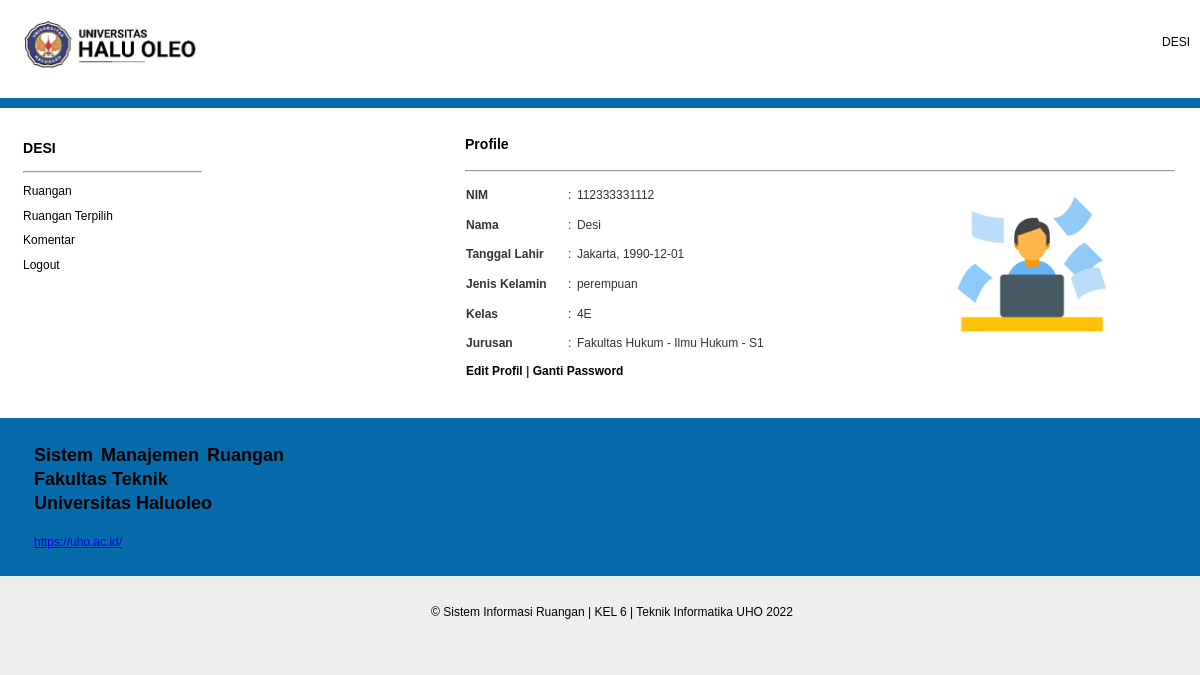
The app's page /koordinator/profile.php (signed in) with its own data.
### tables this page shows
CREATE TABLE `akun` (
  `id_akun` int(11) NOT NULL,
  `email` varchar(50) NOT NULL,
  `password` varchar(50) NOT NULL
);

CREATE TABLE `koordinator` (
  `id_koordinator` int(30) NOT NULL,
  `email` varchar(50) NOT NULL,
  `password` varchar(200) NOT NULL,
  `npm` varchar(30) NOT NULL,
  `nama` varchar(50) NOT NULL,
  `tempat_lahir` varchar(30) NOT NULL,
  `tanggal_lahir` date NOT NULL,
  `jenis_kelamin` varchar(10) NOT NULL,
  `kelas` varchar(3) NOT NULL,
  `id_prodi` varchar(100) NOT NULL,
  `id_fakultas` varchar(100) NOT NULL,
  `foto` varchar(100) NOT NULL,
  `status` varchar(20) NOT NULL
);

CREATE TABLE `fakultas` (
  `id_fakultas` int(30) NOT NULL,
  `fakultas` varchar(100) NOT NULL
);

CREATE TABLE `prodi` (
  `id_prodi` int(5) NOT NULL,
  `prodi` varchar(100) NOT NULL,
  `id_fakultas` varchar(2) NOT NULL
);

### koordinator/profile.php (the view, shortened to what this page needs)
<?php
include('../include/koneksi.php');
?>
<!DOCTYPE html>
<html>
<head>
	<link rel="stylesheet" type="text/css" href="../css/style.css">
</head>
<body>
	<?php
	$email = $_SESSION['email'];
	$cek = $koneksi->query("select*from akun natural join koordinator where email='$email'");
	if ($cek->num_rows == 0) {
		header("Location:../index.php");
	} else {
		$row = $cek->fetch_assoc();
	}
	?>
	<div class="halaman">
		<header class="header">
			<div class="isi-header">
				<div class="logo">
					<img src="foto/logo2.png" alt="Logo" style="height:50px;">
				</div>
				<div class="menu-atas">
					<ul>
						<li><a href="#"><?php echo (strtoupper($row['nama'])); ?></a></li>
					</ul>
				</div>
			</div>
		</header>
		<div class="judul">
			<div class="isi-judul"></div>
		</div>
		<div class="halaman1">
			<div class="isi-halaman">
				<div class="isi">
					<div class="artikel">
						<td class="td2" align="left">
							<h3>Profile</h3>
						</td>
						<hr>
						<form method="post" action="">
							<table class="tabel">
								<?php
								$cek = $koneksi->query("select * from koordinator natural join fakultas natural join prodi where email='$email'");
								if ($cek->num_rows == 0) {
									echo '<tr class="tr1">
            								<td class="td1" colspan="8"><center>Tidak ada data saat ini...</center></td>
	           							  </tr>';
								} else {
									while ($erow = $cek->fetch_assoc()) {
										extract($erow)
								?>
								<?php
										echo '<tr class="tr1">
												<td colspan="3"></td>
												<td rowspan="8" align="center">
												 <a href="foto edit.php?id_koordinator=' . $erow['id_koordinator'] . '" class="a">
												  <img src="foto/' . $erow['foto'] . '" width="170px" height="170px">
												 </a>
												</td>
											  <tr>
											  <tr class="tr1">
												<td width="100px"><b>NIM</b></td>
												<td>:</td>
												<td>' . $erow['npm'] . '</td>
											  </tr>
											  <tr class="tr1">
												<td><b>Nama</b></td>
												<td>:</td>
												<td>' . $erow['nama'] . '</td>
											  </tr>
											  <tr class="tr1">
												<td><b>Tanggal Lahir</b></td>
												<td>:</td>
												<td>' . $erow['tempat_lahir'] . ', ' . $erow['tanggal_lahir'] . '</td>
											  </tr>
											  <tr class="tr1">
												<td><b>Jenis Kelamin</b></td>
												<td>:</td>
												<td>' . $erow['jenis_kelamin'] . '</td>
											  </tr>
											  <tr class="tr1">
												<td><b>Kelas</b></td>
												<td>:</td>
												<td>' . $erow['kelas'] . '</td>
											  </tr>
											  <tr class="tr1">
												<td><b>Jurusan</b></td>
												<td>:</td>
												<td>' . $erow['fakultas'] . ' - ' . $erow['prodi'] . '</td>
											  </tr>
											  <tr class="tr1">
											  	<td colspan="3">
											  		<b>
													<a href="profile edit.php?id_koordinator=' . $erow['id_koordinator'] . '" class="a">Edit Profil</a> |
													<a href="password ganti.php?id_koordinator=' . $erow['id_koordinator'] . '" class="a">Ganti Password</a>
													</b>
											  	</td>
											  </tr>';
									}
								}
								?>
							</table>
					</div>
				</div>
				<nav class="menu">
					<div class="menu1">
						<h3><?php echo (strtoupper($row['nama'])); ?></h3>
						<hr>
						<ul>
							<li><a href="ruangan data.php">Ruangan</a></li>
							<li><a href="ruangan terpilih.php">Ruangan Terpilih</a></li>
							<li><a href="komentar.php">Komentar</a></li>
							<li><a href="../logout.php">Logout</a></li>
						</ul>
					</div>
				</nav>
			</div>
		</div>
		<div class="footer1">
			<div class="isi-footer1">
				<?php include("include/footer.php") ?>
			</div>
		</div>
		<footer class="footer">
			<div class="isi-footer">
				<p>&copy; Sistem <a href="#">Informasi Ruangan</a> &#124; <a href="#">KEL 6</a> &#124; <a href="#">Teknik Informatika UHO 2022</a></p>
			</div>
		</footer>
	</div>
</body>
</html>

### koordinator/include/footer.php
<div class="column">
    <h2><span>Sistem Manajemen Ruangan Fakultas Teknik <br> Universitas Haluoleo</span></h2>
    <p><a href="codei.ezyro.com">https://uho.ac.id/</a></p>
</div>

### css/style.css (style rules this page uses)
html, body { margin: 0; padding: 0; width: 100%; height: 100%; color: #000; font: normal 12px/2.0em Sans-Serif; }
h1, h2, h3, h4, h5, h6 { color: #000; }
.halaman { display: flex; flex-direction: column; min-height: 100vh; background: #eee; }
.header, .footer, .menu-atas, .halaman1, .halaman1 .isi, .halaman1 .menu { margin: 0; padding: 0; }
.a { text-decoration: none; color: #000; }
.logo { padding: 10px; width: auto; float: left; }
.header { background: #eee; }
.isi-header { margin: 0 auto; padding: 10px; width: 100%; max-width: 1200px; background: #fff; }
.judul { background: #eee; padding: 0; }
.isi-judul { margin: auto; padding: 5px; width: 100%; max-width: 1200px; background: #066aab; }
.menu-atas { margin: 0 auto; padding: 0; height: 37px; float: right; }
.menu-atas ul { list-style: none; padding: 0; height: 37px; float: left; }
.menu-atas ul li { margin: 0; padding: 0 0 0 8px; float: left; }
.menu-atas ul li a { display: block; margin: 0; padding: 8px 20px; color: #000; text-decoration: none; }
.isi-halaman { margin: 0 auto; padding: 10px; width: 100%; max-width: 1200px; background: #fff; }
.artikel { width: 100%; max-width: 710px; }
.halaman1 .isi { margin: 0; padding: 0; float: right; width: 100%; max-width: 760px; }
.halaman1 .isi .artikel { margin: 0 0 24px; padding: 0 20px 0 15px; }
.halaman1 .menu { padding: 0; float: left; width: 100%; max-width: 200px; }
.halaman1 .menu .menu1 { margin: 0 0 12px; padding: 8px 8px 8px 13px; line-height: 1.4em; }
.halaman1 .menu .menu1 ul { margin: 0; padding: 0; list-style: none; color: #959595; }
.halaman1 .menu .menu1 ul li { margin: 0; }
.halaman1 .menu .menu1 ul li { padding: 4px 0; width: 185px; }
.halaman1 .menu .menu1 ul li a { color: #000; text-decoration: none; margin-left: -16px; padding: 4px 8px 4px 16px; }
.tabel { color: #333; font-family: Helvetica, Arial, sans-serif; width: 100%; border-collapse: collapse; border-spacing: 0; }
.footer1 { background: #eee; color: #000; }
.isi-footer1 { margin: 0 auto; width: 100%; max-width: 1200px; padding: 10px; background: #066aab; border-bottom-right-radius: 0; border-bottom-left-radius: 0; }
.footer1 .column { margin: 0; text-align: justify; float: left; width: 250px; padding: 0 24px; }
.footer { background: #eee; }
.isi-footer { margin: auto; text-align: center; padding: 12px; width: 100%; max-width: 1200px; }
.footer a { color: #000; text-decoration: none; }

### records on screen
akun: koordinator.nama "DESI"
koordinator: foto (picture), npm "112333331112", nama "Desi", tempat_lahir "Jakarta", tanggal_lahir "1990-12-01", jenis_kelamin "perempuan", kelas "4E", id_fakultas.fakultas "Fakultas Hukum", id_prodi.prodi "Ilmu Hukum - S1"
